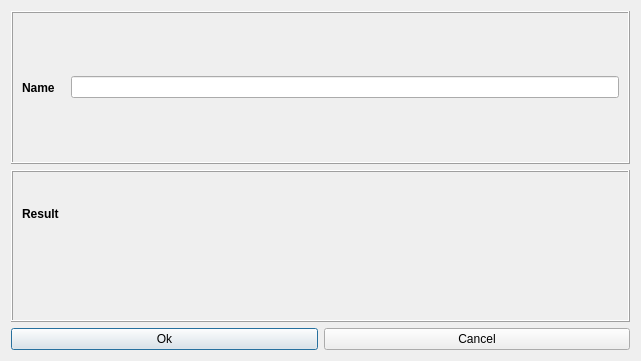
<?xml version="1.0" encoding="UTF-8"?>
<ui version="4.0">
 <class>PoiEditorDialog</class>
 <widget class="QDialog" name="PoiEditorDialog">
  <property name="geometry">
   <rect>
    <x>0</x>
    <y>0</y>
    <width>641</width>
    <height>361</height>
   </rect>
  </property>
  <property name="windowTitle">
   <string>Point of interest</string>
  </property>
  <layout class="QVBoxLayout">
   <item>
    <widget class="QFrame" name="frame">
     <property name="autoFillBackground">
      <bool>false</bool>
     </property>
     <property name="frameShape">
      <enum>QFrame::Box</enum>
     </property>
     <property name="frameShadow">
      <enum>QFrame::Raised</enum>
     </property>
     <layout class="QHBoxLayout">
      <item>
       <widget class="QLabel" name="label">
        <property name="font">
         <font>
          <weight>75</weight>
          <bold>true</bold>
         </font>
        </property>
        <property name="text">
         <string>Name</string>
        </property>
        <property name="alignment">
         <set>Qt::AlignLeading|Qt::AlignLeft|Qt::AlignVCenter</set>
        </property>
       </widget>
      </item>
      <item>
       <spacer>
        <property name="orientation">
         <enum>Qt::Horizontal</enum>
        </property>
        <property name="sizeType">
         <enum>QSizePolicy::Fixed</enum>
        </property>
        <property name="sizeHint" stdset="0">
         <size>
          <width>10</width>
          <height>20</height>
         </size>
        </property>
       </spacer>
      </item>
      <item>
       <widget class="QLineEdit" name="inputName"/>
      </item>
     </layout>
    </widget>
   </item>
   <item>
    <widget class="QFrame" name="frame_2">
     <property name="autoFillBackground">
      <bool>false</bool>
     </property>
     <property name="frameShape">
      <enum>QFrame::Box</enum>
     </property>
     <property name="frameShadow">
      <enum>QFrame::Raised</enum>
     </property>
     <layout class="QVBoxLayout">
      <property name="spacing">
       <number>0</number>
      </property>
      <item>
       <widget class="QLabel" name="label_2">
        <property name="font">
         <font>
          <weight>75</weight>
          <bold>true</bold>
         </font>
        </property>
        <property name="text">
         <string>Result</string>
        </property>
        <property name="alignment">
         <set>Qt::AlignLeading|Qt::AlignLeft|Qt::AlignVCenter</set>
        </property>
       </widget>
      </item>
      <item>
       <layout class="QHBoxLayout">
        <property name="spacing">
         <number>0</number>
        </property>
        <item>
         <spacer>
          <property name="orientation">
           <enum>Qt::Horizontal</enum>
          </property>
          <property name="sizeType">
           <enum>QSizePolicy::Fixed</enum>
          </property>
          <property name="sizeHint" stdset="0">
           <size>
            <width>16</width>
            <height>20</height>
           </size>
          </property>
         </spacer>
        </item>
        <item>
         <widget class="PositionEditorWidget" name="inputPosition" native="true">
          <property name="toolTip">
           <string/>
          </property>
          <property name="whatsThis">
           <string/>
          </property>
         </widget>
        </item>
       </layout>
      </item>
     </layout>
    </widget>
   </item>
   <item>
    <layout class="QHBoxLayout">
     <item>
      <widget class="QPushButton" name="btValid">
       <property name="text">
        <string>Ok</string>
       </property>
      </widget>
     </item>
     <item>
      <widget class="QPushButton" name="btCancel">
       <property name="text">
        <string>Cancel</string>
       </property>
      </widget>
     </item>
    </layout>
   </item>
  </layout>
 </widget>
 <customwidgets>
  <customwidget>
   <class>PositionEditorWidget</class>
   <extends>QWidget</extends>
   <header>PositionEditorWidget.h</header>
  </customwidget>
 </customwidgets>
 <resources/>
 <connections/>
</ui>
